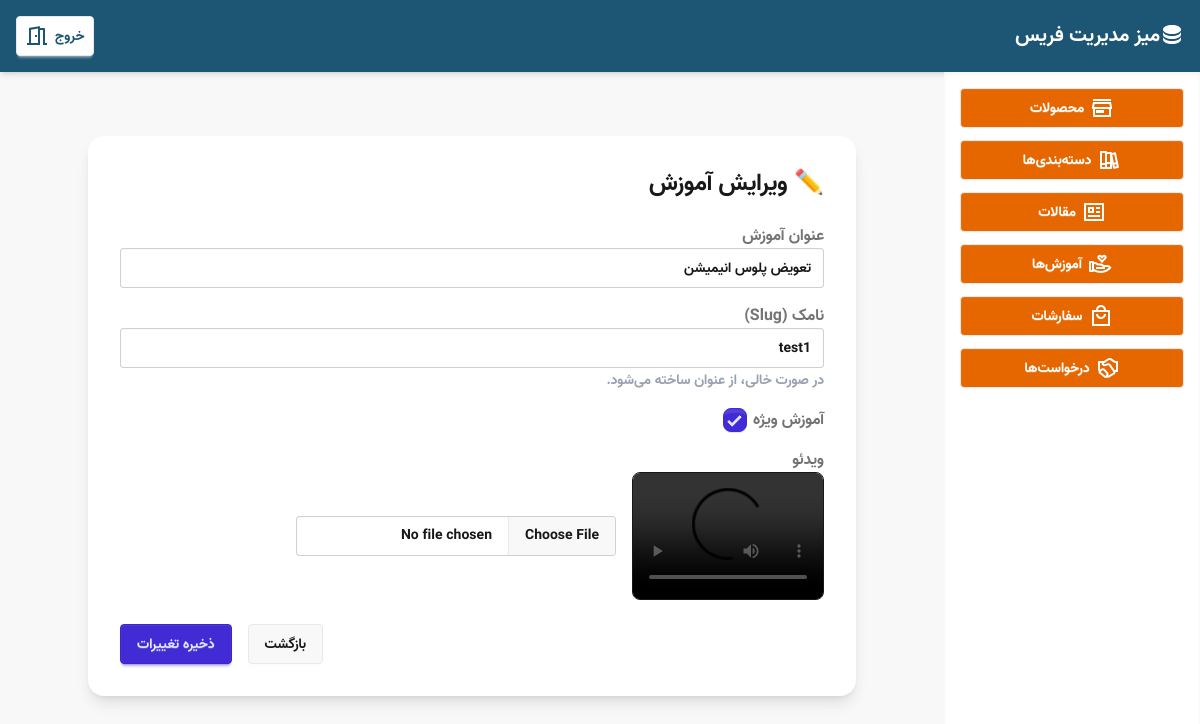
The page /dashboard/courses/edit/3/ (signed in) on the database its author committed.
### website/models.py (models this page shows, shortened)
class Course(models.Model):
    title = models.CharField(max_length=200, verbose_name="عنوان آموزش")
    slug = models.SlugField(unique=True, verbose_name="نامک (Slug)")
    video = models.FileField(upload_to="courses/videos/", verbose_name="ویدئو")
    special = models.BooleanField(default=False, verbose_name="ویژه")
    created_at = models.DateTimeField(auto_now_add=True, verbose_name="تاریخ انتشار")
    class Meta:
        verbose_name = "آموزش"
        verbose_name_plural = "آموزش‌ها"
        ordering = ["-created_at"]

### website/views.py (the view, shortened to what this page needs)
# urls.py: path("dashboard/courses/edit/<int:course_id>/", views.dashboard_course_edit, name="dashboard_course_edit"),
@login_required(login_url="dashboard_login")
def dashboard_course_edit(request, course_id):
    course = get_object_or_404(Course, id=course_id)
    return render(request, "dashboard/sections/edit_course.html", {"course": course})

### website/context_processors.py (called while the page is built)
def categories_context(request):
    categories = Category.objects.all().order_by('name')
    return {'categories': categories}

### website/templates/dashboard/sections/edit_course.html (shortened to what this page needs)
{% extends "dashboard/base_dashboard.html" %}
{% block content %}
<div class="max-w-3xl mx-auto bg-base-100 shadow-lg rounded-2xl p-8 mt-10">
  <h2 class="text-2xl font-bold mb-6">✏️ ویرایش آموزش</h2>
  <form method="post" enctype="multipart/form-data" class="space-y-4">
    <div class="form-control">
      <label class="label"><span class="label-text">عنوان آموزش</span></label>
      <input type="text" name="title" class="input input-bordered w-full" value="{{ course.title }}">
    </div>
    <div class="form-control">
      <label class="label"><span class="label-text">نامک (Slug)</span></label>
      <input type="text" name="slug" class="input input-bordered w-full" value="{{ course.slug }}">
      <label class="label"><span class="label-text-alt text-gray-400 text-sm">در صورت خالی، از عنوان ساخته می‌شود.</span></label>
    </div>
    <div class="form-control">
      <label class="cursor-pointer label">
        <span class="label-text">آموزش ویژه</span>
        <input type="checkbox" name="special" class="checkbox checkbox-primary" {% if course.special %}checked{% endif %}>
      </label>
    </div>
    <div class="form-control">
      <label class="label"><span class="label-text">ویدئو</span></label>
      <div class="flex items-center gap-4">
        <video class="w-48 h-32 border rounded-lg" controls>
          <source src="{{ course.video.url }}" type="video/mp4">
        </video>
        <input type="file" name="video" class="file-input file-input-bordered w-full max-w-xs">
      </div>
    </div>
    <div class="flex justify-end mt-6 gap-4">
      <a href="{% url 'dashboard_courses' %}" class="btn">بازگشت</a>
      <button type="submit" class="btn btn-primary">ذخیره تغییرات</button>
    </div>
  </form>
</div>
{% endblock %}

### website/static/css/style.css (style rules this page uses)
body { font-family: 'farris'; }
html { direction: rtl; unicode-bidi: embed; }
body * { text-align: right; }
input::placeholder { line-height: 2.5rem; padding-bottom: 0.25rem; }
:root { scrollbar-width: thin; scrollbar-color: #1d5675 #4e7f9a ;; }

### rows shown on the page
Course: title "تعویض پلوس انیمیشن", slug "test1", special "☑"
